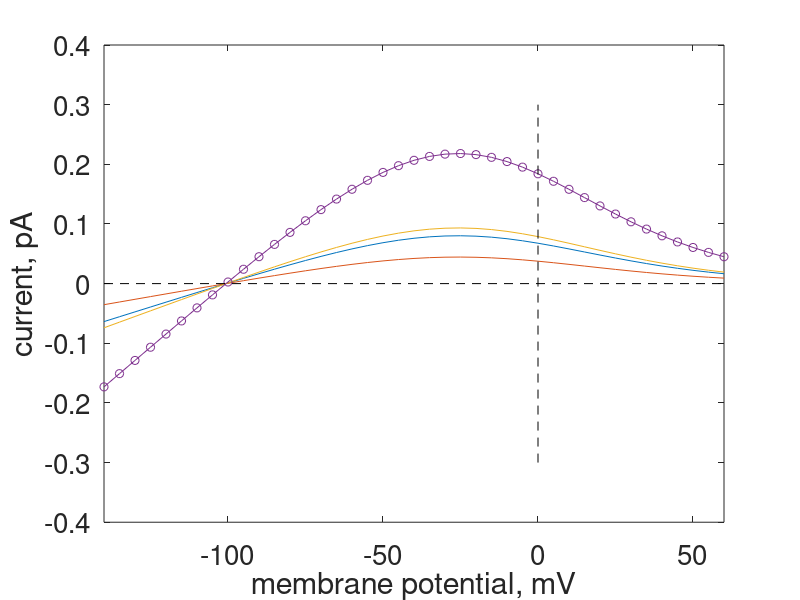

This figure's MATLAB source:
% Murakami & Kurachi, 2016 - Astrocyte Model
% Looking at their astrocyte K+ channel model
% specifically as a model of Kir4.1
% coding up the IK from this paper (equation 29 for I_Kir, p33)

clear; close all; clc;
%Kir
%constants
GKir_syn = 4.4*1e-6; %pA/M^1/2 \mu.m^2 mV, max membrane conductance
GKir_main = 4.4*1e-7; %pA/M^1/2 \mu.m^2 mV, max membrane conductance
GKir_peri = 4.4*1e-5; %pA/M^1/2 \mu.m^2 mV, max membrane conductance
F = 96485; %C/mol, Faraday's constant
R = 8.31; %J/mol K, ideal gas constant
T = 310; %K, absolute temperature

%fitted params
A_syn = 6750;   %\mu m^2, membrane area
A_main = 37464.6;  %\mu m^2, membrane area
A_peri = 785.4; %\mu m^2, membrane area
VA2 = 91.7; %mV
VA3 = 25.6; %mV

%Vm for I-V curve
Vm = (-140:5:60); %mV

%external/internal[K+]  - could change dynamically
% Ke = 2.5*1e-3; %M, external [K+]  %
% Ki = 63*1e-3; %M, internal [K+]  %picked so that VKA = -86 mV
%initial, in paper
Ke = 3e-3; %M, external [K+]
Ki = 130*1e-3; %M, internal [K+] -> gives VKA = -100.6 mV, not correct reversal?
%model technically has different Ke,Ki in each compartment, but not clear
%where to find these values - vary dynamically?

%functions
VKA = (R*T/F)*log(Ke/Ki)*1e3; %mV
I_K_syn = GKir_syn*A_syn.*(Vm-VKA).*sqrt(Ke)./(1+exp((Vm-VKA-VA2)./VA3)); %units pA
I_K_main = GKir_main*A_main.*(Vm-VKA).*sqrt(Ke)./(1+exp((Vm-VKA-VA2)./VA3)); %units pA
I_K_peri = GKir_peri*A_peri.*(Vm-VKA).*sqrt(Ke)./(1+exp((Vm-VKA-VA2)./VA3)); %units pA
I_K = I_K_syn+I_K_main+I_K_peri;

plot(Vm,I_K_syn); hold on
plot(Vm,I_K_main);
plot(Vm,I_K_peri);
plot(Vm, I_K, '-o'); hold on
xlabel('membrane potential, mV'); ylabel('current, pA');
set(gca,'FontSize',20);
xlim([-140,60]); %ylim([-200,1400]);
line([-140,60],[0,0],'LineStyle','--', 'Color', 'k');
line([0,0],[-.3,0.3],'LineStyle','--', 'Color', 'k');
return

%external/internal[K+]  - could change dynamically
Ke = 3*1e-3; %M, external [K+]  %bath solution, from Seifart et al., 2009
Ki = 145*1e-3; %M, internal [K+]  %pipette solution, from Seifart et al., 2009
%functions
%note RT/F has units volts
VKA = (R*T/F)*log(Ke/Ki)*1e3; %mV
I_K = GKir*A.*(Vm-VKA).*sqrt(Ke)./(1+exp((Vm-VKA-VA2)./VA3)); %units pA
%plot
plot(Vm, I_K, '-o'); hold on


%external/internal[K+]  - could change dynamically
Ke = 5*1e-3; %M, external [K+]  %bath solution, from Seifart et al., 2009
Ki = 135*1e-3; %M, internal [K+]  %pipette solution, from Seifart et al., 2009
%functions
VKA = (R*T/F)*log(Ke/Ki)*1e3; %mV
I_K = GKir*A.*(Vm-VKA).*sqrt(Ke)./(1+exp((Vm-VKA-VA2)./VA3)); %units pA
%plot
plot(Vm, I_K, '-o'); hold on

%external/internal[K+]  - could change dynamically
Ke = 10*1e-3; %M, external [K+]  %bath solution, from Seifart et al., 2009
Ki = 135*1e-3; %M, internal [K+]  %pipette solution, from Seifart et al., 2009
%functions
VKA = (R*T/F)*log(Ke/Ki)*1e3; %mV
I_K = GKir*A.*(Vm-VKA).*sqrt(Ke)./(1+exp((Vm-VKA-VA2)./VA3)); %units pA
%plot
plot(Vm, I_K, '-o'); hold on



legend('Ke/Ki = 2.5/135', 'Ke/Ki = 3/145', 'Ke/Ki = 5/135', 'Ke/Ki = 10/135');
line([-140,60],[0,0],'LineStyle','--', 'Color', 'k');
line([0,0],[-4e-4,2e-4],'LineStyle','--', 'Color', 'k');
